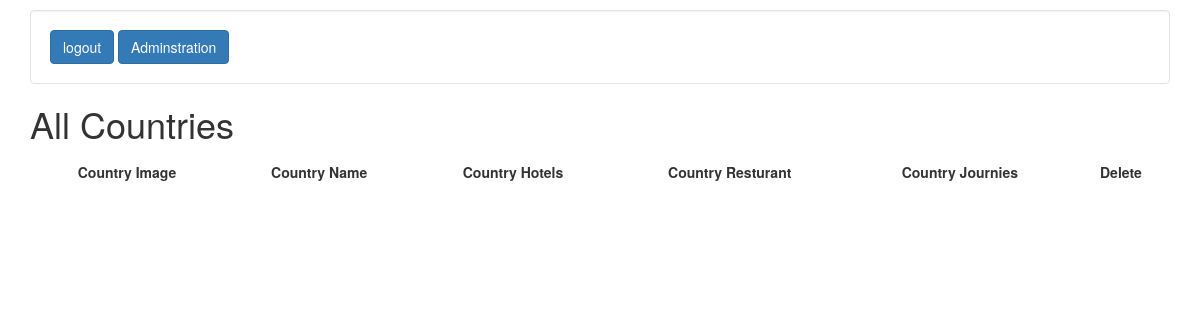
Page /show_countries/ on the earlier database version.
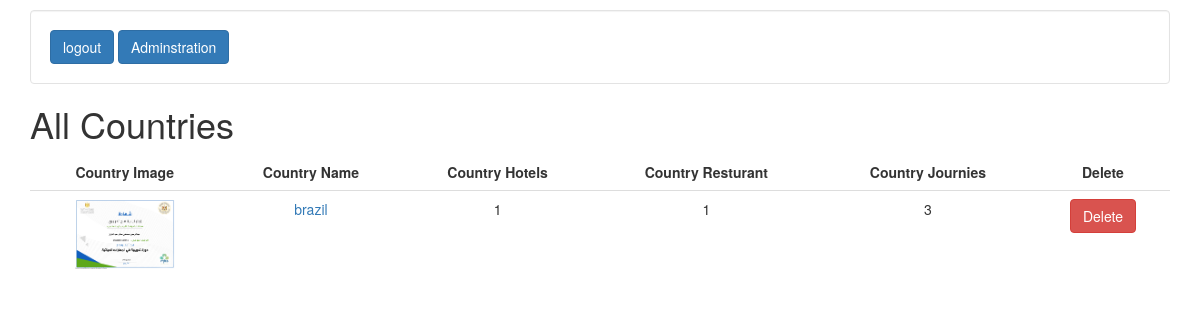
Same page on the later database version.
### dashboard/models.py (models this page shows)
class Country(models.Model):
    c_name = models.CharField(max_length=220)
    c_hotels = models.ManyToManyField(Hotel,blank=True)
    c_resturants = models.ManyToManyField(Resturant,blank=True)
    c_trips = models.ManyToManyField(Trip,blank=True)
    c_image = models.ImageField(upload_to='countries', null=True)

### dashboard/views.py (the view)
# urls.py: path('show_countries/', views.show_countries, name='show_countries'),
def show_countries(request):
    countries = models.Country.objects.all()
    return render(request, 'dash/countries.html', {'countries':countries})

### dashboard/templates/dash/countries.html (shortened to what this page needs)
<!DOCTYPE html>
<html lang="ar">
<head>
  <link rel="stylesheet" href="https://maxcdn.bootstrapcdn.com/bootstrap/3.4.1/css/bootstrap.min.css">
</head>
<body dir="ltr">
<div class="container">
     <div class="well oo" style=" margin-bottom:10px;background-color:inherit ; color:black;">
      {% if request.user %}
        <a class="btn btn-primary" href="{%url 'logout' %}"> logout</a>
      {% endif %}
        <a class=" btn btn-primary " href="{%url 'adminstration' %}"> Adminstration <span class="sr-only">(current)</span></a>
  </div>
  <h1>All Countries</h1>
  <table class="table table-hover table-responsive">
    <thead>
      <tr style="font-size:18;font-weight:600">
        <td>Country Image</td>
        <td>Country Name</td>
        <td>Country Hotels </td>
        <td>Country Resturant</td>
        <td>Country Journies </td>
        <td>Delete</td>
      </tr>
    </thead>
    <tbody>
      {% for item in countries%}
      <tr>
     <td><img src="{{item.c_image.url}}" width="100"></td>
     <td>
    <a href="{%url 'show_countries_details' item.id %}">
      {{item.c_name}}
    </a>
    </td>
    <td>{{item.c_hotels.all|length}}</td>
     <td>{{item.c_resturants.all|length}}</td>
    <td>{{item.c_trips.all|length}}</td>
     <td><a href="" data-target="#del{{item.id}}" data-toggle="modal" class="btn btn-danger">Delete</a></td>
      </tr>
      {% endfor %}
     </tbody>
  </table>
</div>
</body>
</html>

Differences in the rows shown:
added Country: c_image (picture), c_name "brazil", c_hotels.all|length "1", c_resturants.all|length "1", c_trips.all|length "3"
